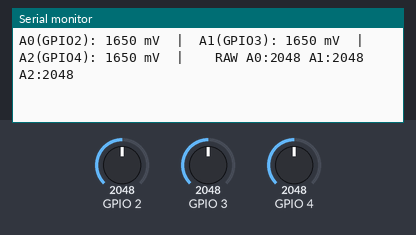
The sketch below on a simulated Seeed XIAO ESP32-C3. Parts: the last lines printed to the serial monitor. The test bench sets the inputs (shaded band); at power-on: GPIO 2 = 2048, GPIO 3 = 2048, GPIO 4 = 2048.

Above: at 4.2 s.
4.3 s: GPIO 2 set to 1310
At 5.5 s:
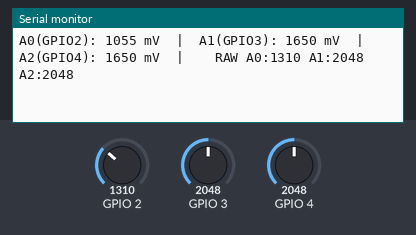
5.8 s: GPIO 2 set to 1194
At 6.4 s:
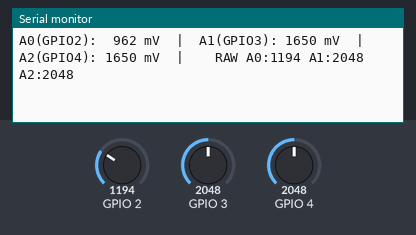
8.5 s: GPIO 3 set to 1313
At 9.8 s:
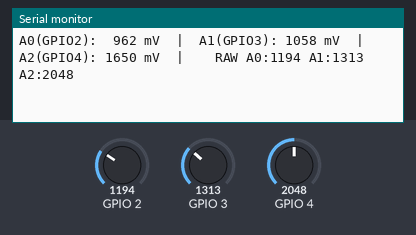
10.0 s: GPIO 3 set to 1167
At 10.8 s:
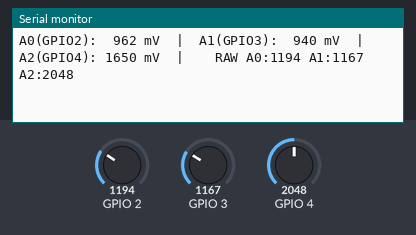
12.5 s: GPIO 4 set to 1311
At 13.7 s:
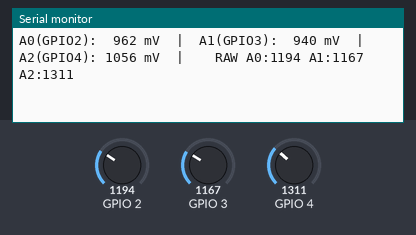
14.0 s: GPIO 4 set to 1168
At 14.6 s:
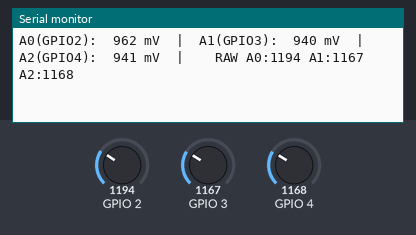

The sketch:

BatteryTest.ino
```cpp
/*
 * Battery ADC Pin Finder for XIAO ESP32C3
 * Reads all ADC pins and prints millivolts to find
 * which one is connected to the battery voltage divider.
 */

void setup() {
  Serial.begin(115200);
  delay(3000);  // Wait for serial monitor
  Serial.println("\n--- Battery ADC Pin Test ---");

  // Set max attenuation for full voltage range
  analogSetAttenuation(ADC_11db);
}

void loop() {
  // Try all ADC-capable pins
  Serial.printf("A0(GPIO2): %4d mV  |  ", analogReadMilliVolts(A0));
  Serial.printf("A1(GPIO3): %4d mV  |  ", analogReadMilliVolts(A1));
  Serial.printf("A2(GPIO4): %4d mV  |  ", analogReadMilliVolts(A2));

  // Also try raw reads
  Serial.printf("  RAW A0:%4d A1:%4d A2:%4d\n",
    analogRead(A0), analogRead(A1), analogRead(A2));

  delay(1000);
}
```

Measured:
- the behaviour switches between 1241 and 1240 on GPIO 2 (found by bisection; images 1 and 2)
- the behaviour switches between 1241 and 1240 on GPIO 3 (found by bisection; images 3 and 4)
- the behaviour switches between 1241 and 1240 on GPIO 4 (found by bisection; images 5 and 6)
- after the input at 4.3 s, the serial monitor: prints a new line after 0.71 s (image 1)
- after the input at 5.8 s, the serial monitor: prints a new line after 0.21 s (image 2)
- after the input at 8.5 s, the serial monitor: prints a new line after 0.52 s (image 3)
- after the input at 10.0 s, the serial monitor: prints a new line at once (image 4)
- after the input at 12.5 s, the serial monitor: prints a new line after 0.53 s (image 5)
- after the input at 14.0 s, the serial monitor: prints a new line at once (image 6)
